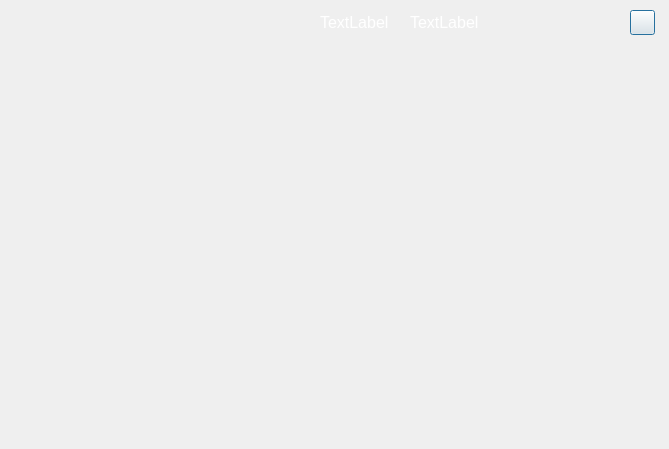
<?xml version="1.0" encoding="UTF-8"?>
<ui version="4.0">
 <class>ECGTest_Dialog</class>
 <widget class="QDialog" name="ECGTest_Dialog">
  <property name="geometry">
   <rect>
    <x>0</x>
    <y>0</y>
    <width>669</width>
    <height>449</height>
   </rect>
  </property>
  <property name="windowTitle">
   <string>Dialog</string>
  </property>
  <property name="styleSheet">
   <string notr="true">color: rgb(255, 255, 255);</string>
  </property>
  <widget class="QPushButton" name="btn_quit">
   <property name="geometry">
    <rect>
     <x>630</x>
     <y>10</y>
     <width>25</width>
     <height>25</height>
    </rect>
   </property>
   <property name="styleSheet">
    <string notr="true">border-image: url(:/resource/images/back.png);</string>
   </property>
   <property name="text">
    <string/>
   </property>
  </widget>
  <widget class="QLabel" name="label_UserName">
   <property name="geometry">
    <rect>
     <x>320</x>
     <y>10</y>
     <width>70</width>
     <height>25</height>
    </rect>
   </property>
   <property name="font">
    <font>
     <pointsize>12</pointsize>
    </font>
   </property>
   <property name="text">
    <string>TextLabel</string>
   </property>
  </widget>
  <widget class="QLabel" name="label_UserAge">
   <property name="geometry">
    <rect>
     <x>410</x>
     <y>10</y>
     <width>70</width>
     <height>25</height>
    </rect>
   </property>
   <property name="font">
    <font>
     <pointsize>12</pointsize>
    </font>
   </property>
   <property name="text">
    <string>TextLabel</string>
   </property>
  </widget>
 </widget>
 <resources/>
 <connections/>
</ui>
